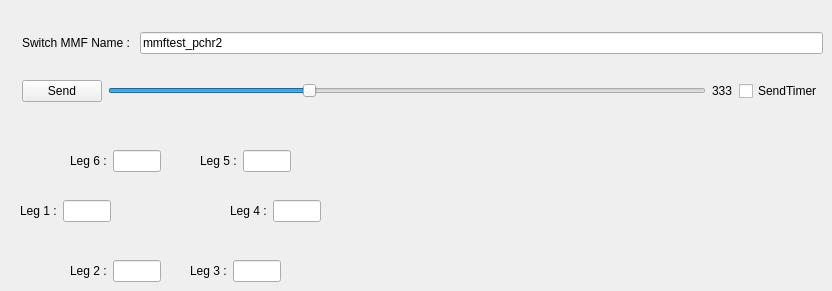
      <widget class="QWidget" name="tab_11">
       <attribute name="title">
        <string>SwitchMMF</string>
       </attribute>
       <widget class="QWidget" name="layoutWidget">
        <property name="geometry">
         <rect>
          <x>22</x>
          <y>12</y>
          <width>801</width>
          <height>111</height>
         </rect>
        </property>
        <layout class="QVBoxLayout" name="verticalLayout_5">
         <item>
          <layout class="QHBoxLayout" name="horizontalLayout_7">
           <item>
            <widget class="QLabel" name="label_13">
             <property name="text">
              <string>Switch MMF Name : </string>
             </property>
            </widget>
           </item>
           <item>
            <widget class="QLineEdit" name="edit_switchMMfName">
             <property name="text">
              <string>mmftest_pchr2</string>
             </property>
            </widget>
           </item>
          </layout>
         </item>
         <item>
          <layout class="QHBoxLayout" name="horizontalLayout_6">
           <item>
            <widget class="QPushButton" name="btn_switchSend">
             <property name="text">
              <string>Send</string>
             </property>
            </widget>
           </item>
           <item>
            <widget class="QSlider" name="tbr_switchTimer">
             <property name="minimum">
              <number>1</number>
             </property>
             <property name="maximum">
              <number>999</number>
             </property>
             <property name="value">
              <number>333</number>
             </property>
             <property name="orientation">
              <enum>Qt::Horizontal</enum>
             </property>
            </widget>
           </item>
           <item>
            <widget class="QLabel" name="edit_mmfSwitchDelay">
             <property name="text">
              <string>333</string>
             </property>
            </widget>
           </item>
           <item>
            <widget class="QCheckBox" name="cb_switchTimer">
             <property name="text">
              <string>SendTimer</string>
             </property>
            </widget>
           </item>
          </layout>
         </item>
        </layout>
       </widget>
       <widget class="QWidget" name="layoutWidget_4">
        <property name="geometry">
         <rect>
          <x>70</x>
          <y>260</y>
          <width>91</width>
          <height>22</height>
         </rect>
        </property>
        <layout class="QHBoxLayout" name="horizontalLayout_13">
         <item>
          <widget class="QLabel" name="label_18">
           <property name="text">
            <string>Leg 2 :</string>
           </property>
          </widget>
         </item>
         <item>
          <widget class="QLineEdit" name="edit_switchNo2"/>
         </item>
        </layout>
       </widget>
       <widget class="QWidget" name="layoutWidget_2">
        <property name="geometry">
         <rect>
          <x>230</x>
          <y>200</y>
          <width>91</width>
          <height>22</height>
         </rect>
        </property>
        <layout class="QHBoxLayout" name="horizontalLayout_11">
         <item>
          <widget class="QLabel" name="label_16">
           <property name="text">
            <string>Leg 4 :</string>
           </property>
          </widget>
         </item>
         <item>
          <widget class="QLineEdit" name="edit_switchNo4"/>
         </item>
        </layout>
       </widget>
       <widget class="QWidget" name="layoutWidget_3">
        <property name="geometry">
         <rect>
          <x>200</x>
          <y>150</y>
          <width>91</width>
          <height>22</height>
         </rect>
        </property>
        <layout class="QHBoxLayout" name="horizontalLayout_12">
         <item>
          <widget class="QLabel" name="label_17">
           <property name="text">
            <string>Leg 5 :</string>
           </property>
          </widget>
         </item>
         <item>
          <widget class="QLineEdit" name="edit_switchNo5"/>
         </item>
        </layout>
       </widget>
       <widget class="QWidget" name="layoutWidget_5">
        <property name="geometry">
         <rect>
          <x>190</x>
          <y>260</y>
          <width>91</width>
          <height>22</height>
         </rect>
        </property>
        <layout class="QHBoxLayout" name="horizontalLayout_10">
         <item>
          <widget class="QLabel" name="label_15">
           <property name="text">
            <string>Leg 3 :</string>
           </property>
          </widget>
         </item>
         <item>
          <widget class="QLineEdit" name="edit_switchNo3"/>
         </item>
        </layout>
       </widget>
       <widget class="QWidget" name="layoutWidget_6">
        <property name="geometry">
         <rect>
          <x>70</x>
          <y>150</y>
          <width>91</width>
          <height>22</height>
         </rect>
        </property>
        <layout class="QHBoxLayout" name="horizontalLayout_14">
         <item>
          <widget class="QLabel" name="label_19">
           <property name="text">
            <string>Leg 6 :</string>
           </property>
          </widget>
         </item>
         <item>
          <widget class="QLineEdit" name="edit_switchNo6"/>
         </item>
        </layout>
       </widget>
       <widget class="QWidget" name="layoutWidget_7">
        <property name="geometry">
         <rect>
          <x>20</x>
          <y>200</y>
          <width>91</width>
          <height>22</height>
         </rect>
        </property>
        <layout class="QHBoxLayout" name="horizontalLayout_15">
         <item>
          <widget class="QLabel" name="label_20">
           <property name="text">
            <string>Leg 1 :</string>
           </property>
          </widget>
         </item>
         <item>
          <widget class="QLineEdit" name="edit_switchNo1"/>
         </item>
        </layout>
       </widget>
      </widget>
